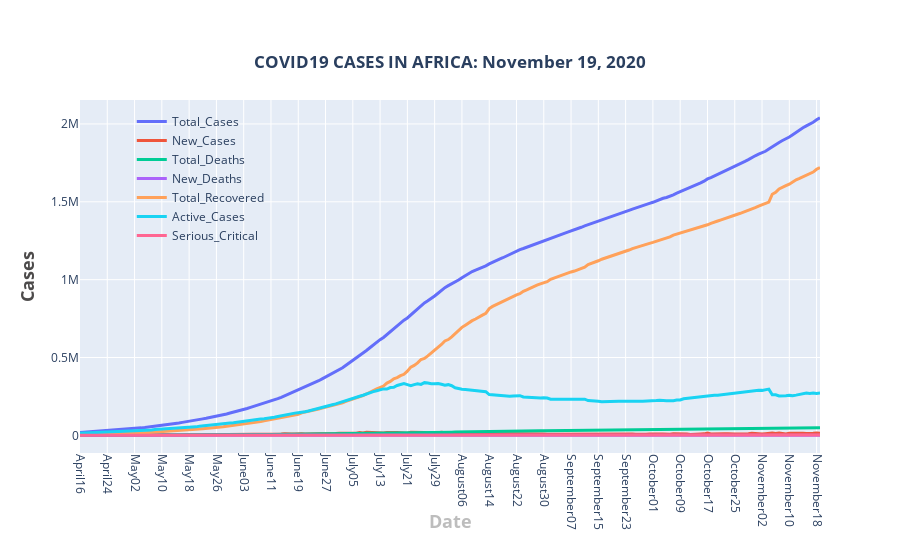

This figure's notebook cell:
### Markdown cell above
<a id='general'></a>

### Code cell
fig = go.Figure()
for column in african_summary.columns[1:]:
    fig.add_trace(go.Scatter(
        x=dates,
        y= african_summary[column].tolist(),
        name=column,
        mode='lines',
        line=dict(width=3)       
))    
fig.update_layout(
    title={
        'text': '<b>'+'COVID19 CASES IN AFRICA: ' + date_string +'</b>',
        'y':0.9,
        'x':0.5,
        'xanchor': 'center',
        'yanchor': 'top'},
    xaxis=dict(title='<b>Date</b>',titlefont_size=18, titlefont=dict(color='#BDBDBD'),nticks=30),
    yaxis=dict(title='<b>Cases</b>',titlefont_size=18,  titlefont=dict(color='#4D4B4B')),
    legend=dict(x=0.07, y=0.98,traceorder="normal",bgcolor='rgba(255, 255, 255, 0)',bordercolor='rgba(255, 255, 255, 0)',),
#     margin=dict(l=20, r=20, t=20, b=20),    
    xaxis_tickangle=90,   
#     legend=dict(x=0.01, y=0.98,traceorder="normal",borderwidth=1,bordercolor="Black",)
)
fig.show()

### Figure 1 — Plotly figure (JSON) as saved in the notebook; plotly's stock layout.template omitted (floating-point values rounded to 4 significant figures; data arrays with more than 128 entries replaced by an {"elided": "..."} marker saying what was removed)
{"data": [{"line": {"width": 3}, "mode": "lines", "name": "Total_Cases", "type": "scatter", "x": {"elided": "218 str values"}, "y": {"elided": "218 int values"}}, {"line": {"width": 3}, "mode": "lines", "name": "New_Cases", "type": "scatter", "x": {"elided": "218 str values"}, "y": {"elided": "218 int values"}}, {"line": {"width": 3}, "mode": "lines", "name": "Total_Deaths", "type": "scatter", "x": {"elided": "218 str values"}, "y": {"elided": "218 int values"}}, {"line": {"width": 3}, "mode": "lines", "name": "New_Deaths", "type": "scatter", "x": {"elided": "218 str values"}, "y": {"elided": "218 int values"}}, {"line": {"width": 3}, "mode": "lines", "name": "Total_Recovered", "type": "scatter", "x": {"elided": "218 str values"}, "y": {"elided": "218 int values"}}, {"line": {"width": 3}, "mode": "lines", "name": "Active_Cases", "type": "scatter", "x": {"elided": "218 str values"}, "y": {"elided": "218 int values"}}, {"line": {"width": 3}, "mode": "lines", "name": "Serious_Critical", "type": "scatter", "x": {"elided": "218 str values"}, "y": {"elided": "218 int values"}}], "layout": {"legend": {"bgcolor": "rgba(255, 255, 255, 0)", "bordercolor": "rgba(255, 255, 255, 0)", "traceorder": "normal", "x": 0.07, "y": 0.98}, "title": {"text": "<b>COVID19 CASES IN AFRICA: November 19, 2020</b>", "x": 0.5, "xanchor": "center", "y": 0.9, "yanchor": "top"}, "xaxis": {"nticks": 30, "tickangle": 90, "title": {"font": {"color": "#BDBDBD", "size": 18}, "text": "<b>Date</b>"}}, "yaxis": {"title": {"font": {"color": "#4D4B4B", "size": 18}, "text": "<b>Cases</b>"}}}}
